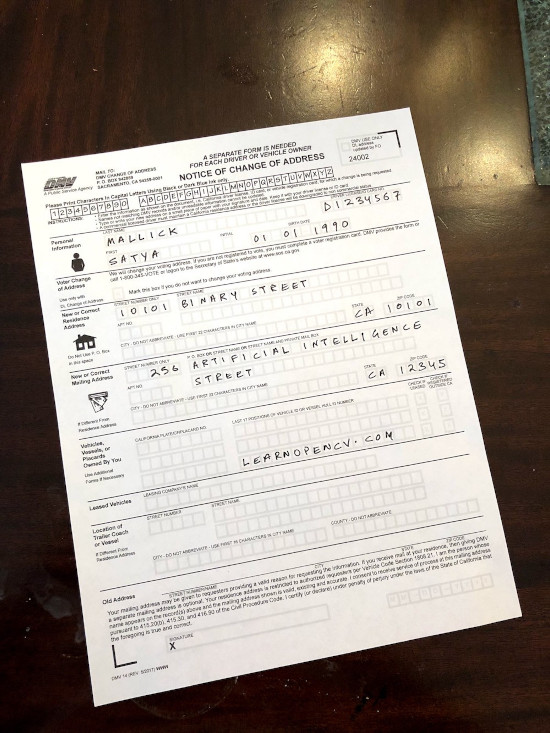
#> input picture images/document.jpg, 550 x 733 px
$ python DocumentScanner.py
#> lines starting #> are read from the running program, lines starting #| are printed output that depends on the picture; after the words box and inside, x2 and y2 are one past the last pixel; in counts of white or black regions, pixels touching at a corner belong together
import cv2
import numpy as np

class DocumentScanner:
    def __init__(self, imagePath):
#> called with imagePath = 'images/document.jpg'
        self.windowName = "Document Scanned"
        self.window = cv2.namedWindow("Document Scanned")
        self.documentImage = cv2.imread(imagePath)
#> self.documentImage is the input picture: shape (733, 550, 3); mean B, G, R 136.8, 145.7, 155.5

    def scan(self):
        print(self.documentImage.shape)
#| (733, 550, 3)
        documentHeight, documentWidth, documentChannel = self.documentImage.shape
#> documentHeight = 733; documentWidth = 550; documentChannel = 3
        documentArea = documentWidth * documentHeight
#> documentArea = 403150
        imgCoordinates = [[[0, 0]],
                          [[documentWidth, 0]],
                          [[documentWidth, documentHeight]],
                          [[0, documentHeight]]]

        copyThreshold = self.thresholdImg().copy()
        contour = self.findDocumentBlob(copyThreshold, documentArea)
        corners = self.findCorners(contour)
        rearrangedCorners = self.cornersToRightOrder(corners, imgCoordinates)
        scannedImg = self.showDocumentFitImg(rearrangedCorners, imgCoordinates, documentWidth, documentHeight)
        cv2.imshow("Document Scanned", scannedImg)

    def thresholdImg(self):
        grayDocument = cv2.cvtColor(self.documentImage, cv2.COLOR_BGR2GRAY)
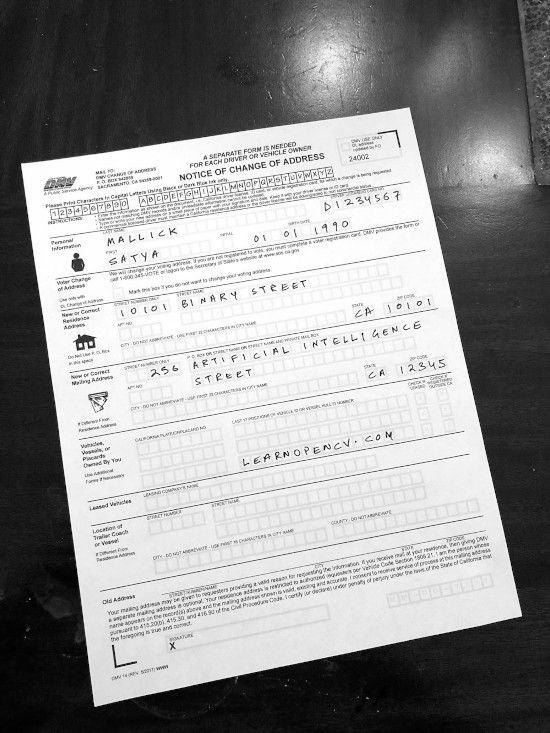
#> grayDocument: shape (733, 550); min 0, max 255, mean 147.6
        grayBlurredDocument = cv2.GaussianBlur(grayDocument, (5, 5), 0)
        threshValue, threshedImage = cv2.threshold(grayBlurredDocument, 200, 255, cv2.THRESH_BINARY)
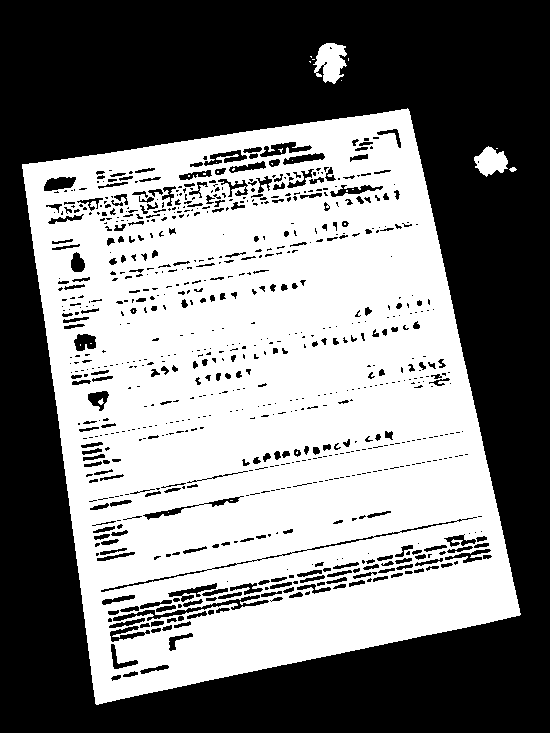
#> threshedImage: shape (733, 550); 49.6% white; 28 white regions (23 under 20 px), largest, box (x1, y1, x2, y2) and area: (22, 108, 521, 705) 198295, (313, 43, 347, 84) 908, (474, 146, 508, 177) 662, (509, 167, 517, 172) 26, (98, 398, 104, 405) 24
        kernel1 = np.ones((5, 5), np.uint8)
        kernel2 = np.ones((3, 3), np.uint8)
        threshedImage = cv2.dilate(threshedImage, kernel1, iterations=3)
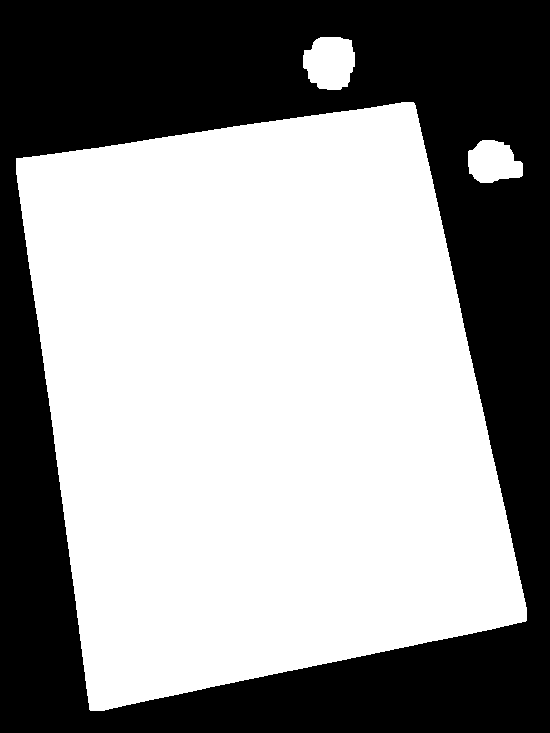
#> threshedImage: shape (733, 550); 58.7% white; 1 black region, box (x1, y1, x2, y2) and area: (0, 0, 550, 733) 166702
        threshedImage = cv2.erode(threshedImage, kernel2, iterations=3)
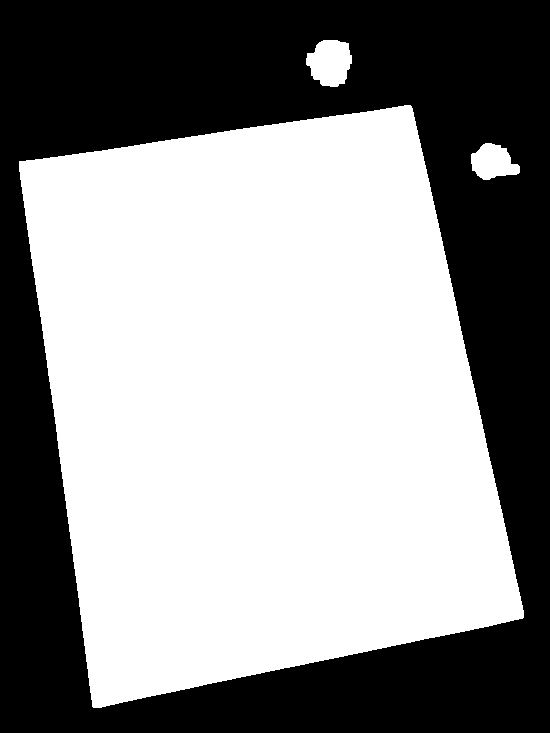
#> threshedImage: shape (733, 550); 56.7% white; 1 black region
        cv2.imshow("ThresholdImg", threshedImage)
        return threshedImage

    def findDocumentBlob(self, threshedImage, areaOfImg):
#> called with areaOfImg = 403150
        contours, hierarchy = cv2.findContours(threshedImage, cv2.RETR_TREE, cv2.CHAIN_APPROX_SIMPLE)
#> contours = 3 contours; box (x1, y1, x2, y2) and area: (19, 105, 524, 708) 224806, (306, 40, 352, 87) 1554, (471, 143, 520, 180) 1172
        for contour in contours:
            area = cv2.contourArea(contour)
            if area > areaOfImg * 0.4:
                return contour
#> this loop made 2 passes
#> area on passes 1 to 2: 1172.5, 224806.5
#> in scan, `contour = self.findDocumentBlob(copyThreshold, documentArea)`: contour = contour of 667 points, box (x1, y1, x2, y2) (19, 105, 524, 708), area 224806
        return None

    def findCorners(self, rectContour):
        perim = cv2.arcLength(rectContour, True)
#> perim = 2016.9
        epsilon = 0.02 * perim
#> epsilon = 40.34
        approxCorners = cv2.approxPolyDP(rectContour, epsilon, True)
#> approxCorners = [[410, 105], [19, 161], [93, 707], [523, 617]]
        if len(approxCorners) == 4:
            return approxCorners
        else:
            return None

    def cornersToRightOrder(self, corners, imgCoordinate):
        newArrangedCorners = []
        for imgCorner in imgCoordinate:
            newArrangedCorner = self.findClosestCorner(corners, imgCorner)
            newArrangedCorners.append(newArrangedCorner)
#> this loop made 4 passes
#> newArrangedCorner on passes 1 to 4: [[19, 161]], [[410, 105]], [[523, 617]], [[93, 707]]
#> after the loop, newArrangedCorners = [[[19, 161]], [[410, 105]], [[523, 617]], [[93, 707]]]
#> in scan, `rearrangedCorners = self.cornersToRightOrder(corners, imgCoordinates)`: rearrangedCorners has the same summary as newArrangedCorners in cornersToRightOrder
        return newArrangedCorners

    def showDocumentFitImg(self, corners, imgCoordinates, imgWidth, imgHeight):
#> called with imgWidth = 550, imgHeight = 733
        numPyArrayImgCorner = np.array(imgCoordinates, np.float32)
#> numPyArrayImgCorner = [[0, 0], [550, 0], [550, 733], [0, 733]]
        numPyArrayCorner = np.array(corners, np.float32)
#> numPyArrayCorner = [[19, 161], [410, 105], [523, 617], [93, 707]]
        h, status = cv2.findHomography(numPyArrayCorner, numPyArrayImgCorner)
#> h = [[1.36, -0.185, 3.84], [0.218, 1.52, -249], [-8.88e-05, 0.000231, 1]]; status = [1, 1, 1, 1]
        warped = cv2.warpPerspective(self.documentImage, h, (imgWidth, imgHeight))
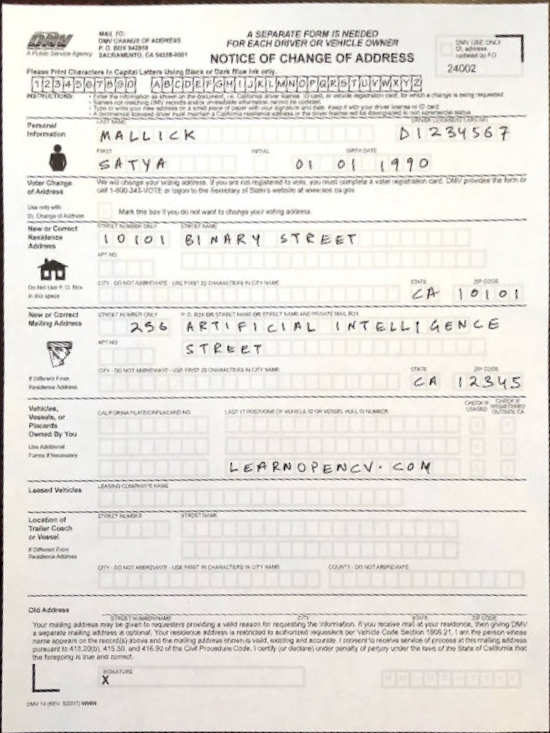
#> warped: shape (733, 550, 3); mean B, G, R 222.2, 227.3, 230.4
        return warped

    def findClosestCorner(self, corners, imgCorner):
        minDistance = self.distance(corners[0][0], imgCorner[0])
        minCorner = corners[0][0]
        for corner in corners:
            if self.distance(corner[0], imgCorner[0]) < minDistance:
                minDistance = self.distance(corner[0], imgCorner[0])
                minCorner = corner[0]
        return [minCorner]

    def distance(self, point1, point2):
        xDiff = point1[0] - point2[0]
        yDiff = point1[1] - point2[1]
        return (xDiff**2 + yDiff**2)**0.5

if __name__ == "__main__":
    # Create an instance of DocumentScanner with the image path
    documentScanner = DocumentScanner("images/document.jpg")

    # Call the scan method to process and display the scanned document
    documentScanner.scan()

    # Load and display the original image
    imageOriginal = cv2.imread("images/document.jpg")
    cv2.imshow("Original", imageOriginal)

    # Wait for a key press and exit when a key is pressed
    while True:
        if cv2.waitKey(0):
#> (key Esc is pressed here)
            break
